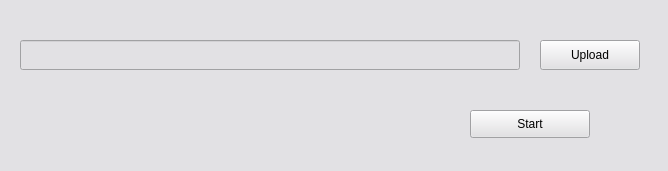
<?xml version="1.0" encoding="UTF-8"?>
<ui version="4.0">
 <class>DataExplorerMainWIndow</class>
 <widget class="QMainWindow" name="DataExplorerMainWIndow">
  <property name="geometry">
   <rect>
    <x>0</x>
    <y>0</y>
    <width>668</width>
    <height>171</height>
   </rect>
  </property>
  <property name="windowTitle">
   <string>Data_explorer</string>
  </property>
  <property name="styleSheet">
   <string notr="true">*{
background:#e2e1e4
}</string>
  </property>
  <widget class="QWidget" name="centralwidget">
   <widget class="QPushButton" name="pushButton">
    <property name="geometry">
     <rect>
      <x>540</x>
      <y>40</y>
      <width>100</width>
      <height>30</height>
     </rect>
    </property>
    <property name="text">
     <string>Upload</string>
    </property>
   </widget>
   <widget class="QLineEdit" name="lineEdit">
    <property name="geometry">
     <rect>
      <x>20</x>
      <y>40</y>
      <width>500</width>
      <height>30</height>
     </rect>
    </property>
   </widget>
   <widget class="QPushButton" name="pushButton_2">
    <property name="geometry">
     <rect>
      <x>470</x>
      <y>110</y>
      <width>120</width>
      <height>28</height>
     </rect>
    </property>
    <property name="text">
     <string>Start</string>
    </property>
   </widget>
  </widget>
  <widget class="QStatusBar" name="statusbar"/>
 </widget>
 <resources/>
 <connections/>
</ui>
